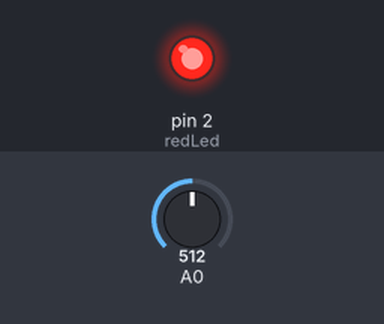
This sketch was run on a simulated Arduino Uno, built with avr-gcc and run on an emulated ATmega328P. On the bench: output pins drawn as LEDs (lit = HIGH). The test bench sets the inputs (shaded band); at power-on: A0 = 512. Random numbers use the default seed unless the sketch sets one.

Above: at 1.9 s.
2.0 s: A0 set to 332
At 5.4 s:
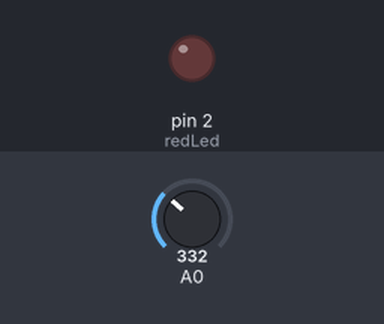
5.5 s: A0 set to 351
Timing chart, 0 to 13.4 s (numbered marks = the images above; inputs shaded):
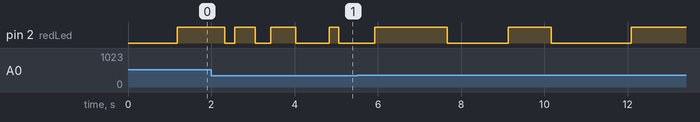

The sketch:

GAMES5.ino
```cpp
#define redLed 2

bool IsLedOn;
unsigned long randomNum;
unsigned long lastTime;
void LedOn() {
  digitalWrite(redLed, HIGH);
  IsLedOn = true;
  lastTime = millis();
}
void LedOff() {
  digitalWrite(redLed, LOW);
  IsLedOn = false;
  lastTime = millis();
}
void getRandom() {
  int val = analogRead(A0);
  if(val<=341){
    randomNum = random(200,1000);
  } else if (val >= 342 && val <= 682){
    randomNum = random(1000,2000);
  } else randomNum = random(3000,5000);

}

void setup() {
  Serial.begin(9600);
  pinMode(redLed, OUTPUT);
  randomSeed(analogRead(A1));
  getRandom();
}

void loop() {
  if (millis() - lastTime >= randomNum) {
    IsLedOn ? LedOff() : LedOn();
    getRandom();
  }
}
```
